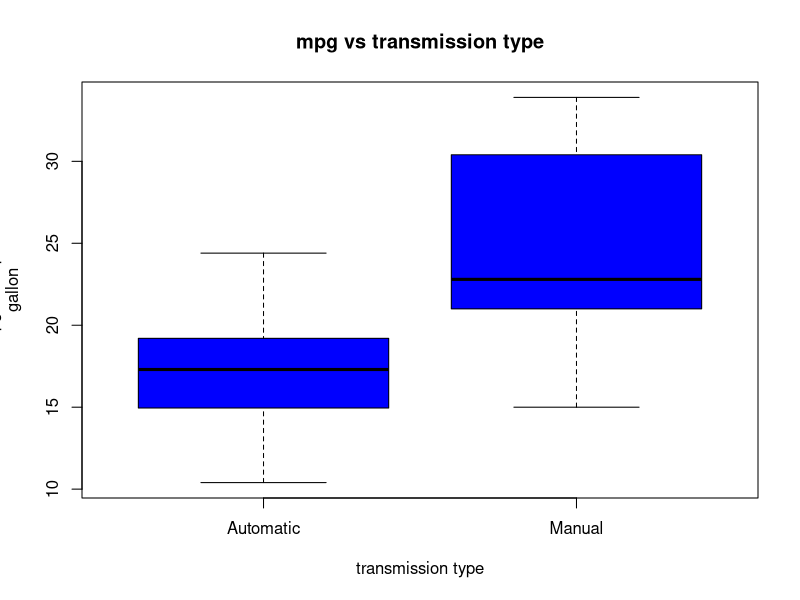
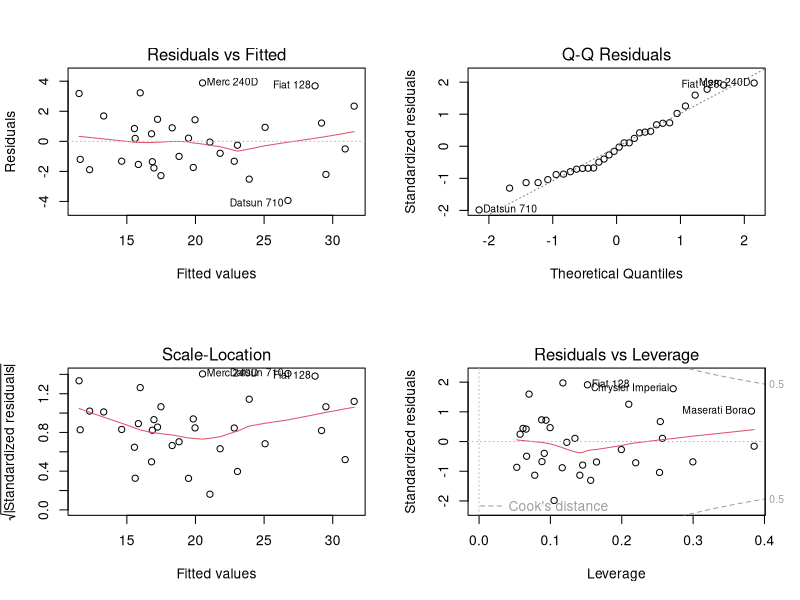
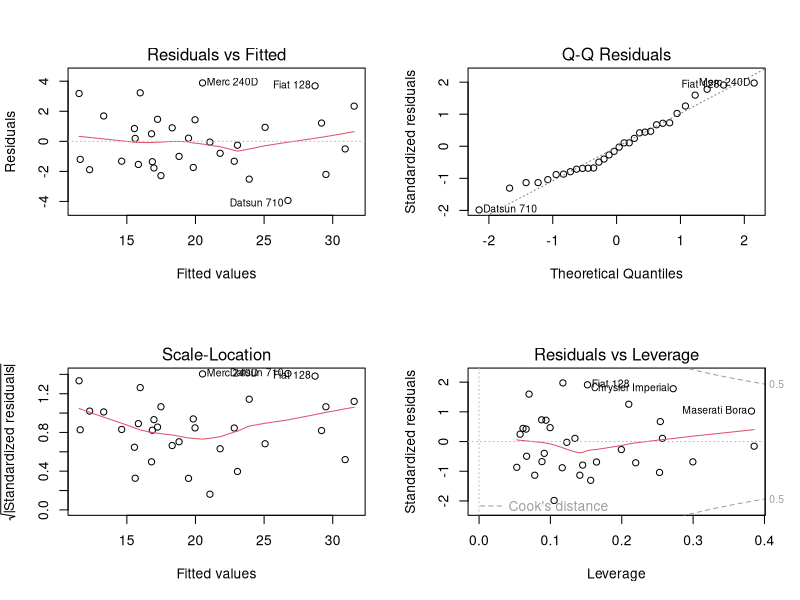
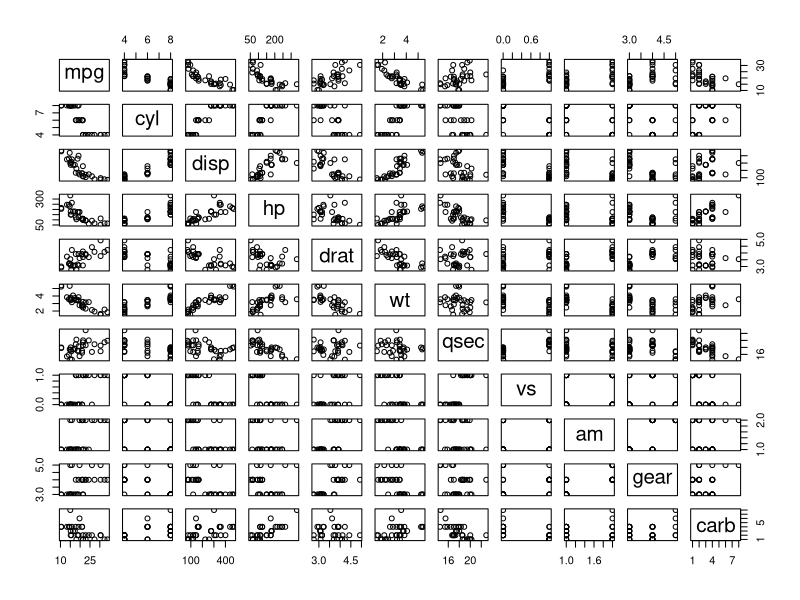
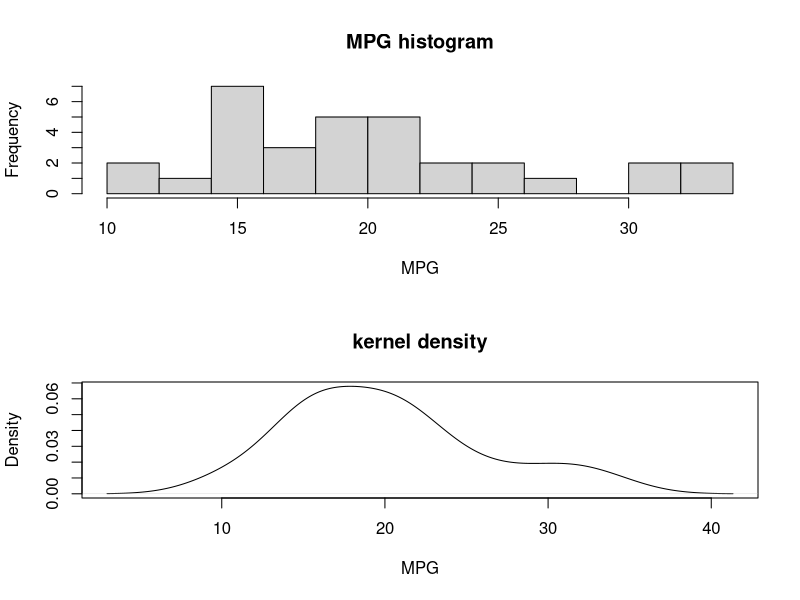

Write the R code that produced these figures, in order.
## ---- chunk 1
data(mtcars)
names(mtcars)
## ---- chunk 2
summary(cars)
## ---- chunk 3
cor(mtcars$mpg,mtcars[,-1])
## ---- chunk 4
mtcars$am <- as.factor(mtcars$am)
levels(mtcars$am) <-c("Automatic", "Manual")

t.test(mtcars$mpg~mtcars$am,conf.level=0.95)
## ---- chunk 5
stepmodel = step(lm(data = mtcars, mpg ~ .),trace=0,steps=10000)
summary(stepmodel)
## ---- chunk 6
model <- lm(mpg~ factor(am):wt + factor(am):qsec,data=mtcars)
summary(model)
## ---- chunk 7
boxplot(mtcars$mpg ~ mtcars$am, data = mtcars, outpch = 19, ylab="mpg:miles per 
gallon",xlab="transmission type",main="mpg vs transmission type", col="blue")
## ---- chunk 8
par(mfrow=c(2,2))    
plot(model)
## ---- chunk 9
plot(model)
## ---- chunk 10
pairs(mpg ~ ., data = mtcars)
## ---- chunk 11
par(mfrow=c(2,1))
hist(mtcars$mpg, breaks=10, xlab="MPG", main="MPG histogram")
plot(density(mtcars$mpg), main="kernel density", xlab="MPG")
